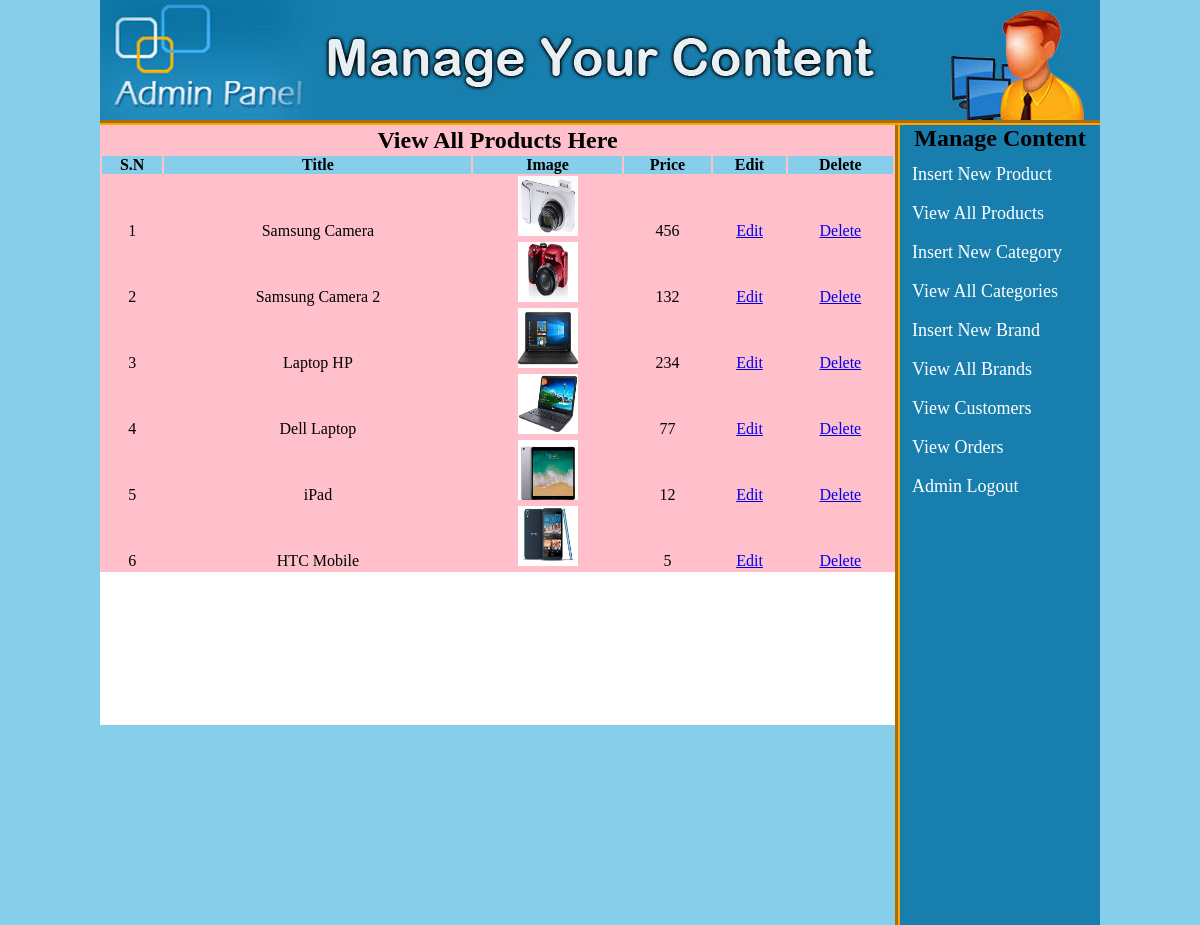
Page /admin_area/index.php?view_products (signed in) on the committed database.
### tables this page shows
CREATE TABLE `products` (
  `product_id` int(100) NOT NULL,
  `product_cat` int(100) NOT NULL,
  `product_brand` int(100) NOT NULL,
  `product_title` varchar(255) NOT NULL,
  `product_price` int(100) NOT NULL,
  `product_desc` text NOT NULL,
  `product_image` text NOT NULL,
  `product_keywords` text NOT NULL
);

### admin_area/view_products.php (the view)
<table width="795" align="center" bgcolor="pink">
	<tr align="center">
		<td colspan="6"><h2>View All Products Here</h2></td>
	</tr>
	<tr align="center" bgcolor="skyblue">
		<th>S.N</th>
		<th>Title</th>
		<th>Image</th>
		<th>Price</th>
		<th>Edit</th>
		<th>Delete</th>
	</tr>
	<?php
		include("includes/db.php");
		$get_pro = "select * from products";
		$run_pro = mysqli_query($con, $get_pro);
		$i = 0;
		while ($row_pro = mysqli_fetch_array($run_pro))
		{
			$pro_id = $row_pro['product_id'];
			$pro_title = $row_pro['product_title'];
			$pro_image = $row_pro['product_image'];
			$pro_price = $row_pro['product_price'];
			$i++;
	?>
	<tr align="center">
		<td><?php echo $i?></td>
		<td><?php echo $pro_title?></td>
		<td><img src="product_images/<?php echo $pro_image; ?>" width="60" height="60"></td>
		<td><?php echo $pro_price?></td>
		<td><a href="index.php?edit_pro=<?php echo $pro_id; ?>">Edit</a></td>
		<td><a href="delete_pro.php?delete_pro=<?php echo $pro_id; ?>">Delete</a></td>
	</tr>
	<?php } ?>
</table>

### admin_area/styles/style.css (style rules this page uses)
html, body, div, span, applet, object, iframe, h1, h2, h3, h4, h5, h6, p, blockquote, pre, a, abbr, acronym, address, big, cite, code, del, dfn, em, img, ins, kbd, q, s, samp, small, strike, strong, sub, sup, tt, var, b, u, i, center, dl, dt, dd, ol, ul, li, fieldset, form, label, legend, table, caption, tbody, tfoot, thead, tr, th, td, article, aside, canvas, details, embed, figure, figcaption, footer, header, hgroup, menu, nav, output, ruby, section, summary, time, mark, audio, video { margin: 0; padding: 0; border: 0; vertical-align: baseline; }
body { background: skyblue; }

### rows in the picture
products: product_title "Samsung Camera", product_image (picture), product_price "456"
products: product_title "Samsung Camera 2", product_image (picture), product_price "132"
products: product_title "Laptop HP", product_image (picture), product_price "234"
products: product_title "Dell Laptop", product_image (picture), product_price "77"
products: product_title "iPad", product_image (picture), product_price "12"
products: product_title "HTC Mobile", product_image (picture), product_price "5"
